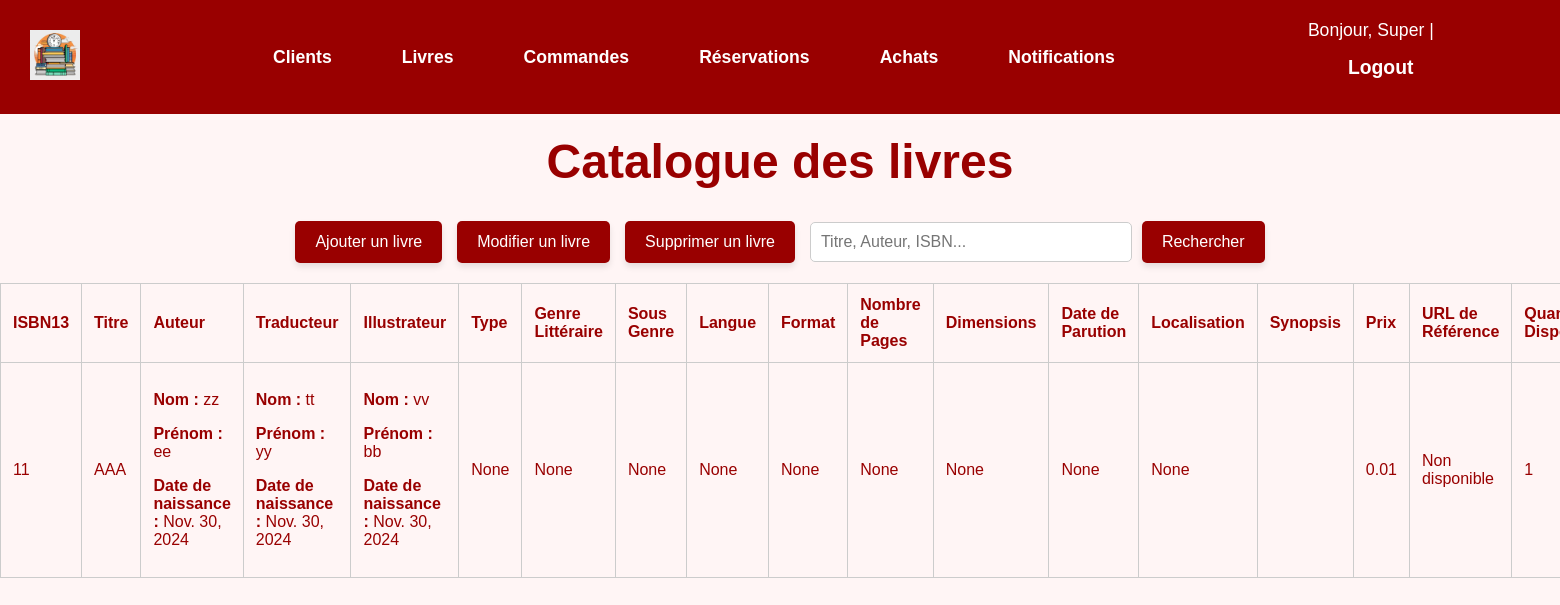
/livres/ (signed in), run on an earlier commit of the app's database.
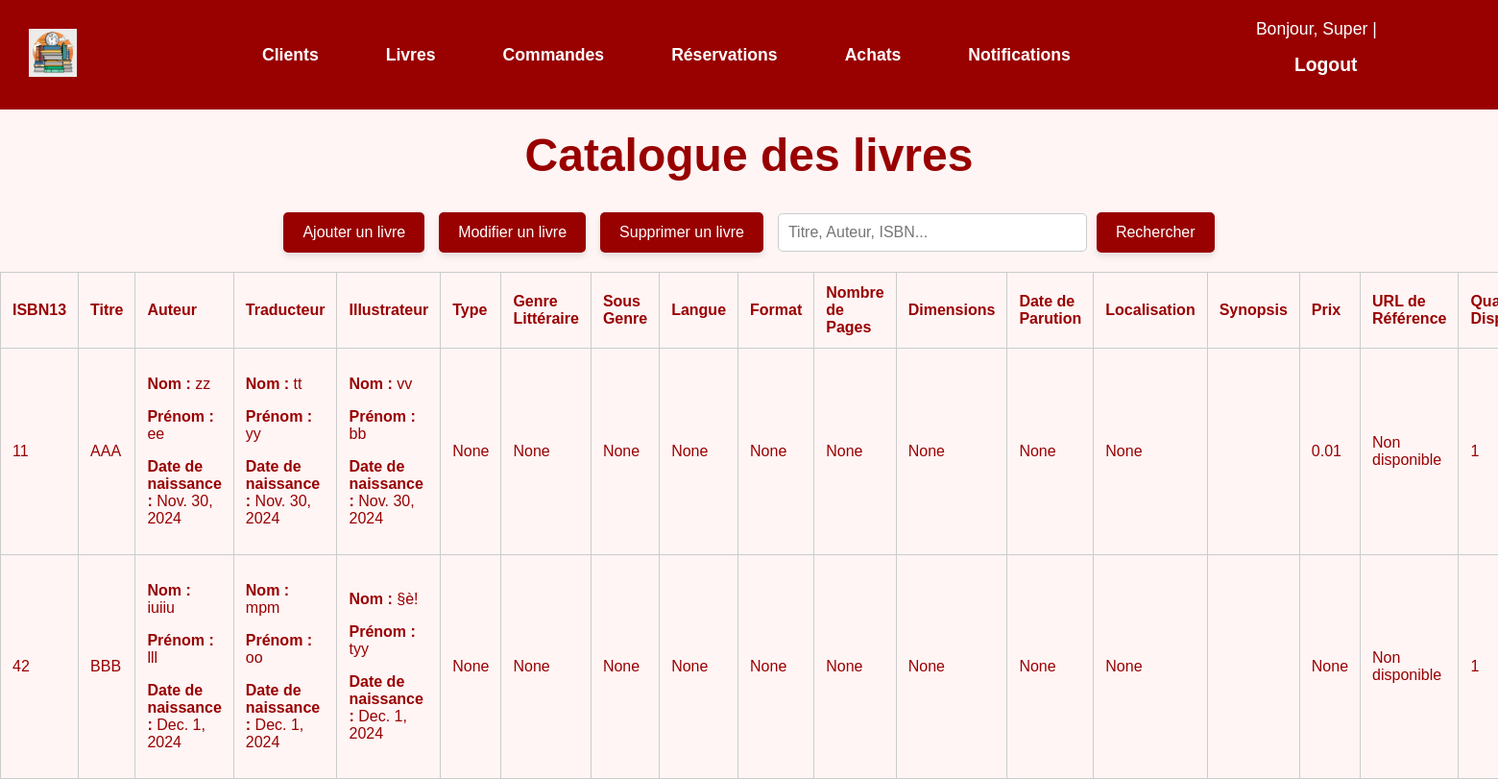
And on a later commit of the database.
### gui/models.py (models this page shows, shortened)
class Personne(AbstractBaseUser, PermissionsMixin):
    nom = models.CharField(max_length=100)
    prenom = models.CharField(max_length=100)
    date_naissance = models.DateField()
    telephone = models.CharField(max_length=15)
    email = models.EmailField(max_length=50, primary_key=True)  # Champ unique pour l'identification
    date_creation = models.DateField(auto_now_add=True)
    solde = models.DecimalField(max_digits=10, decimal_places=2)
    adresse = models.ForeignKey('Adresse', on_delete=models.CASCADE)
    role = models.ForeignKey('Role', on_delete=models.CASCADE)
    is_active = models.BooleanField(default=True)
    is_staff = models.BooleanField(default=False)
    is_superuser = models.BooleanField(default=False)
    objects = PersonneManager()
    USERNAME_FIELD = 'email'  # Utiliser l'email comme identifiant unique
    REQUIRED_FIELDS = ['nom', 'prenom']
    class Meta:
        db_table = 'Personne'

class Livre(models.Model):
    isbn13 = models.CharField(max_length=13, primary_key=True)
    titre = models.CharField(max_length=255)
    type = models.CharField(max_length=50, blank=True, null=True)
    genre_litteraire = models.CharField(max_length=100,blank=True, null=True)
    sous_genre = models.CharField(max_length=100,blank=True, null=True)
    langue = models.CharField(max_length=50,blank=True, null=True)
    format = models.CharField(max_length=50,blank=True, null=True)
    nombre_pages = models.IntegerField(blank=True,null=True)
    dimensions = models.CharField(max_length=50,blank=True,null=True)
    date_parution = models.DateField(blank=True,null=True)
    localisation = models.CharField(max_length=100,blank=True,null=True)
    synopsis = models.TextField(blank=True,null=True)
    prix = models.DecimalField(max_digits=10, decimal_places=2,blank=True,null=True)
    url_reference = models.URLField(blank=True, null=True)
    quantite_disponible = models.IntegerField()
    quantite_totale = models.IntegerField()
    quantite_minimale = models.IntegerField()
    editeur = models.ForeignKey(Editeur, on_delete=models.CASCADE)
    class Meta:
        db_table = 'Livre'

class Ecrire(models.Model):
    livre = models.ForeignKey(Livre, on_delete=models.CASCADE, related_name="ecrire_set")
    auteur = models.ForeignKey(Auteur, on_delete=models.CASCADE)
    class Meta:
        db_table = 'Ecrire'

class Auteur(models.Model):
    nom = models.CharField(max_length=100)
    prenom = models.CharField(max_length=100)
    date_naissance = models.DateField(blank=True,null=True)
    class Meta:
        db_table = 'Auteur'

class Traduire(models.Model):
    livre = models.ForeignKey(Livre, on_delete=models.CASCADE, related_name="traduire_set")
    traducteur = models.ForeignKey(Traducteur, on_delete=models.CASCADE)
    class Meta:
        db_table = 'Traduire'

class Traducteur(models.Model):
    nom = models.CharField(max_length=100)
    prenom = models.CharField(max_length=100)
    date_naissance = models.DateField(blank=True,null=True)
    class Meta:
        db_table = 'Traducteur'

class Illustrer(models.Model):
    livre = models.ForeignKey(Livre, on_delete=models.CASCADE, related_name="illustrer_set")
    illustrateur = models.ForeignKey(Illustrateur, on_delete=models.CASCADE)
    class Meta:
        db_table = 'Illustrer'

class Illustrateur(models.Model):
    nom = models.CharField(max_length=100)
    prenom = models.CharField(max_length=100)
    date_naissance = models.DateField(blank=True,null=True)
    class Meta:
        db_table = 'Illustrateur'

### gui/views.py (the view)
# urls.py: path('livres/', LivreList.as_view(), name='livres_list'),
class LivreList(StaffRequiredMixin,ListView):
    model = Livre
    template_name = 'gui/lister_livres.html'
    def get_queryset(self):
        queryset = Livre.objects.prefetch_related(
            Prefetch('ecrire_set', queryset=Ecrire.objects.select_related('auteur')),
            Prefetch('illustrer_set', queryset=Illustrer.objects.select_related('illustrateur')),
            Prefetch('traduire_set', queryset=Traduire.objects.select_related('traducteur')),
        )
        sort_by = self.request.GET.get('sort_by', 'titre')  # Par défaut : titre
        order = self.request.GET.get('order', 'asc')  # Par défaut : asc
        sort_prefix = '' if order == 'asc' else '-'
        sorting_options = {
            'isbn13': 'isbn13',
            'titre': 'titre',
            'auteur_nom': 'ecrire_set__auteur__nom',
            'illustrateur_nom' : 'illustrer_set__illustrateur__nom',
            'traducteur_nom' : 'traduire_set__traducteur__nom',
            'type': 'type',
            'genre_litteraire': 'genre_litteraire',
            'sous_genre': 'sous_genre',
            'langue': 'langue',
            'format': 'format',
            'date_parution': 'date_parution',
            'localisation': 'localisation',
            'prix': 'prix',
            'editeur': 'editeur',
        }
        if sort_by in sorting_options:
            queryset = queryset.order_by(f"{sort_prefix}{sorting_options[sort_by]}")
        return queryset

### gui/models.py (called while the page is built)
    def __str__(self):
        return self.nom

### gui/views.py (called while the page is built)
    def test_func(self):
        return self.request.user.is_staff

### templates/gui/lister_livres.html (shortened to what this page needs)
{% load static %}
<!DOCTYPE html>
<html lang="fr">
<head>
</head>
<body>
    {% include 'gui/navbar.html' %}
    <h1 style="color: #990000; text-align: center; font-size: 3em; margin-top: 20px;">Catalogue des livres</h1>
    <div class="action-bar">
        <a href="/livres/create/" class="button">Ajouter un livre</a>
        <a href="/livres/saisir_isbn/" class="button">Modifier un livre</a>
        <a href="{% url 'livres_delete' %}" class="button">Supprimer un livre</a>
        <form method="GET" action="{% url 'livres_research' %}" style="display: inline-flex; align-items: center; gap: 10px;">
            <input type="text" id="search" name="search" placeholder="Titre, Auteur, ISBN..." value="{{ request.GET.search }}">
            <button type="submit" class="button">Rechercher</button>
        </form>
    </div>
    <table>
        <thead>
            <tr>
                <th><a href="?sort_by=isbn13&order={% if request.GET.order == 'asc' %}desc{% else %}asc{% endif %}">ISBN13</a></th>
                <th><a href="?sort_by=titre&order={% if request.GET.order == 'asc' %}desc{% else %}asc{% endif %}">Titre</a></th>
                <th><a href="?sort_by=auteur_nom&order={% if request.GET.order == 'asc' %}desc{% else %}asc{% endif %}">Auteur</a></th>
                <th><a href="?sort_by=traducteur_nom&order={% if request.GET.order == 'asc' %}desc{% else %}asc{% endif %}">Traducteur</a></th>
                <th><a href="?sort_by=illustrateur_nom&order={% if request.GET.order == 'asc' %}desc{% else %}asc{% endif %}">Illustrateur</a></th>
                <th><a href="?sort_by=type&order={% if request.GET.order == 'asc' %}desc{% else %}asc{% endif %}">Type</a></th>
                <th><a href="?sort_by=genre_litteraire&order={% if request.GET.order == 'asc' %}desc{% else %}asc{% endif %}">Genre Littéraire</a></th>
                <th><a href="?sort_by=sous_genre&order={% if request.GET.order == 'asc' %}desc{% else %}asc{% endif %}">Sous Genre</a></th>
                <th><a href="?sort_by=langue&order={% if request.GET.order == 'asc' %}desc{% else %}asc{% endif %}">Langue</a></th>
                <th><a href="?sort_by=format&order={% if request.GET.order == 'asc' %}desc{% else %}asc{% endif %}">Format</a></th>
                <th>Nombre de Pages</th>
                <th>Dimensions</th>
                <th><a href="?sort_by=date_parution&order={% if request.GET.order == 'asc' %}desc{% else %}asc{% endif %}">Date de Parution</a></th>
                <th><a href="?sort_by=localisation&order={% if request.GET.order == 'asc' %}desc{% else %}asc{% endif %}">Localisation</a></th>
                <th>Synopsis</th>
                <th><a href="?sort_by=prix&order={% if request.GET.order == 'asc' %}desc{% else %}asc{% endif %}">Prix</a></th>
                <th>URL de Référence</th>
                <th>Quantité Disponible</th>
            </tr>
        </thead>
        <tbody>
            {% for livre in object_list %}
                <tr>
                    <td>{{ livre.isbn13 }}</td>
                    <td>{{ livre.titre }}</td>
                    <td>
                        {% if livre.ecrire_set.all %}
                            {% for ecrire in livre.ecrire_set.all %}
                                <p><strong>Nom :</strong> {{ ecrire.auteur.nom }}</p>
                                <p><strong>Prénom :</strong> {{ ecrire.auteur.prenom }}</p>
                                <p><strong>Date de naissance :</strong> {{ ecrire.auteur.date_naissance }}</p>
                            {% endfor %}
                        {% else %}
                            Aucun auteur
                        {% endif %}
                    </td>
                    <td>
                        {% if livre.traduire_set.all %}
                            {% for traduire in livre.traduire_set.all %}
                                <p><strong>Nom :</strong> {{ traduire.traducteur.nom }}</p>
                                <p><strong>Prénom :</strong> {{ traduire.traducteur.prenom }}</p>
                                <p><strong>Date de naissance :</strong> {{ traduire.traducteur.date_naissance }}</p>
                            {% endfor %}
                        {% else %}
                            Aucun traducteur
                        {% endif %}
                    </td>
                    <td>
                        {% if livre.illustrer_set.all %}
                            {% for illustrer in livre.illustrer_set.all %}
                                <p><strong>Nom :</strong> {{ illustrer.illustrateur.nom }}</p>
                                <p><strong>Prénom :</strong> {{ illustrer.illustrateur.prenom }}</p>
                                <p><strong>Date de naissance :</strong> {{ illustrer.illustrateur.date_naissance }}</p>
                            {% endfor %}
                        {% else %}
                            Aucun illustrateur
                        {% endif %}
                    </td>
                    <td>{{ livre.type }}</td>
                    <td>{{ livre.genre_litteraire }}</td>
                    <td>{{ livre.sous_genre }}</td>
                    <td>{{ livre.langue }}</td>
                    <td>{{ livre.format }}</td>
                    <td>{{ livre.nombre_pages }}</td>
                    <td>{{ livre.dimensions }}</td>
                    <td>{{ livre.date_parution }}</td>
                    <td>{{ livre.localisation }}</td>
                    <td>{{ livre.synopsis }}</td>
                    <td>{{ livre.prix }}</td>
                    <td>
                        {% if livre.url_reference %}
                            {% if livre.url_reference|slice:":4" == "http" %}
                                <a href="{{ livre.url_reference }}" target="_blank">{{ livre.url_reference }}</a>
                            {% else %}
                                <a href="http://{{ livre.url_reference }}" target="_blank">{{ livre.url_reference }}</a>
                            {% endif %}
                        {% else %}
                            Non disponible
                        {% endif %}
                    </td>
                    <td>{{ livre.quantite_disponible }}</td>
                </tr>
            {% endfor %}
        </tbody>
    </table>
</body>
</html>

### templates/gui/navbar.html (shortened to what this page needs)
{% load static %}
<header>
    <a href="{% url 'homepage' %}">
        <img src="{% static 'images/logo_mdd.webp' %}" alt="Logo" class="logo">
    </a>
    <nav class="navbar">
        <a href="{% url 'personnes_list' %}" class="nav-button">Clients</a>
        <a href="{% url 'livres_list' %}" class="nav-button">Livres</a>
        <a href="{% url 'commandes_list' %}" class="nav-button">Commandes</a>
        <a href="{% url 'reservations_list' %}" class="nav-button">Réservations</a>
        <a href="{% url 'achats_list' %}" class="nav-button">Achats</a>
        <a href="{% url 'notifications_list' %}" class="nav-button">Notifications</a>
    </nav>
    <div class="user-info">
        {% if user.is_authenticated %}
            Bonjour, {{ user.prenom }} | <a href="{% url 'logout' %}" class="nav-button">Logout</a>
        {% else %}
            <a href="{% url 'login' %}" class="nav-button">Login</a>
        {% endif %}
    </div>
</header>

### templates/gui/lister_livres.html (style rules this page uses)
body { font-family: Arial, sans-serif; background-color: #fff5f5; color: #990000; margin: 0; }
.navbar { display: flex; justify-content: center; background-color: #cc0000; padding: 10px 0; }
.action-bar { display: flex; justify-content: center; align-items: center; gap: 15px; margin: 20px 0; }
.action-bar a, .action-bar button { background-color: #990000; color: white; padding: 12px 20px; font-size: 1em; text-decoration: none; border: none; border-radius: 5px; cursor: pointer; box-shadow: 0 4px 6px rgba(0, 0, 0, 0.1); transition: background-color 0.3s; }
input[type="text"] { padding: 10px; font-size: 1em; border: 1px solid #ccc; border-radius: 5px; width: 300px; }
table { width: 100%; border-collapse: collapse; margin-top: 20px; }
th, td { padding: 12px; text-align: left; border: 1px solid #ccc; }
th a { color: #990000; text-decoration: none; }

### templates/gui/navbar.html (style rules this page uses)
header { display: flex; flex-direction: row; justify-content: space-between; align-items: center; padding: 20px 30px; background-color: #990000; color: white; }
.logo { height: 50px; }
.user-info { font-size: 1.1em; }
.user-info a { color: white; text-decoration: none; margin-left: 15px; font-weight: bold; }
.navbar { display: flex; justify-content: center; width: 100%; margin: 0; background-color: #990000; }
.nav-button { background-color: #990000; color: white; padding: 15px 25px; text-decoration: none; text-align: center; font-size: 1.1em; margin: 0 10px; border: none; display: inline-block; font-weight: bold; transition: background-color 0.3s, transform 0.2s ease-in-out; }

What changed in the data, as far as the page shows it:
added Livre: isbn13 "42", titre "BBB", type "None", genre_litteraire "None", sous_genre "None", langue "None", format "None", nombre_pages "None", dimensions "None", date_parution "None", localisation "None", prix "None", shows "Non disponible", quantite_disponible "1"
added Ecrire: auteur.nom "iuiiu", auteur.prenom "lll", auteur.date_naissance "Dec. 1, 2024", shown under "42"
added Traduire: traducteur.nom "mpm", traducteur.prenom "oo", traducteur.date_naissance "Dec. 1, 2024", shown under "42"
added Illustrer: illustrateur.nom "§è!", illustrateur.prenom "tyy", illustrateur.date_naissance "Dec. 1, 2024", shown under "42"
